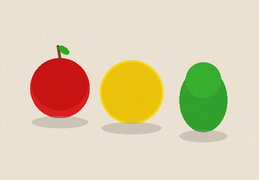
#> input picture sample_images/fruits_color.png, 259 x 180 px, shrunk from 650 x 450 before the run
$ python 06_clustering.py
#> lines starting #> are read from the running program, lines starting #| are printed output that depends on the picture
"""
Modul Praktikum 05 - Bagian 6: Segmentasi Citra Berbasis Clustering
Topik:
1. K-Means Clustering (Crisp / Hard Partitioning)
2. Fuzzy C-Means / FCM (Soft / Fuzzy Partitioning)

Konsep:
"Clustering: Mengelompokkan piksel berdasarkan kedekatan nilai fitur,
seperti algoritma K-Means atau Fuzzy C-Means."
"""

import os
import sys
import time
import cv2
import numpy as np
import matplotlib.pyplot as plt

def run_kmeans_clustering(img_bgr, k=4, max_iter=20):
    """
    K-Means Clustering:
    Mengelompokkan piksel secara tegas (hard clustering) ke dalam K kluster
    berdasarkan jarak Euclidean terdekat pada ruang fitur warna (R, G, B).
    """
    t0 = time.perf_counter()
    h, w = img_bgr.shape[:2]
    pixels = img_bgr.reshape((-1, 3)).astype(np.float32)

    criteria = (cv2.TERM_CRITERIA_EPS + cv2.TERM_CRITERIA_MAX_ITER, max_iter, 0.2)
    ret, labels, centers = cv2.kmeans(pixels, k, None, criteria, 5, cv2.KMEANS_RANDOM_CENTERS)

    centers = np.uint8(centers)
    labels = labels.flatten()
    segmented_pixels = centers[labels]
    segmented_img = segmented_pixels.reshape((h, w, 3))

    elapsed = (time.perf_counter() - t0) * 1000
    return segmented_img, labels.reshape((h, w)), centers, elapsed

def run_fcm_clustering(img_bgr, c=4, m=2.0, max_iter=20, epsilon=0.01):
    """
    Fuzzy C-Means (FCM):
    Mengelompokkan piksel dengan derajat keanggotaan probabilistik (soft clustering),
    di mana u_ij berada dalam rentang [0, 1] dan jumlah keanggotaan tiap piksel = 1.
    """
    t0 = time.perf_counter()
    h, w = img_bgr.shape[:2]
    N = h * w
    pixels_norm = img_bgr.reshape((-1, 3)).astype(np.float32) / 255.0

    np.random.seed(42)
    u = np.random.dirichlet(np.ones(c), size=N).T  # shape: (c, N)

    for _ in range(max_iter):
        u_m = u ** m
        denom = np.sum(u_m, axis=1, keepdims=True) + 1e-8
        centers = (u_m @ pixels_norm) / denom

        diff = pixels_norm[None, :, :] - centers[:, None, :]
        dist = np.linalg.norm(diff, axis=2) + 1e-8

        inv_dist = dist ** (-2.0 / (m - 1.0))
        u_new = inv_dist / (np.sum(inv_dist, axis=0, keepdims=True) + 1e-8)

        if np.linalg.norm(u_new - u) < epsilon:
            break
        u = u_new

    labels = np.argmax(u, axis=0)
    centers_bgr = np.uint8(np.clip(centers * 255.0, 0, 255))
    segmented_pixels = centers_bgr[labels]
    segmented_img = segmented_pixels.reshape((h, w, 3))

    # Peta Ambiguitas Batas (1 - max membership)
    max_u = np.max(u, axis=0).reshape((h, w))
    uncert = np.uint8(np.clip((1.0 - max_u) * c * 255.0, 0, 255))
    uncertainty_map = cv2.applyColorMap(uncert, cv2.COLORMAP_JET)

    elapsed = (time.perf_counter() - t0) * 1000
    return segmented_img, labels.reshape((h, w)), centers_bgr, elapsed, uncertainty_map

def main():
    base_dir = os.path.dirname(os.path.abspath(__file__))
    sample_img_path = os.path.join(base_dir, "sample_images", "fruits_color.png")
    if len(sys.argv) > 1 and os.path.exists(sys.argv[1]):
        sample_img_path = sys.argv[1]

    if not os.path.exists(sample_img_path):
        sample_img_path = os.path.join(base_dir, "sample_images", "bimodal_coins.png")

    img_bgr = cv2.imread(sample_img_path)
#> img_bgr is the input picture: shape (180, 259, 3); mean B, G, R 174, 205.8, 221
    if img_bgr is None:
        print(f"[ERROR] Gagal memuat citra dari {sample_img_path}")
        return

    output_dir = os.path.join(base_dir, "output")
    os.makedirs(output_dir, exist_ok=True)

    k_clusters = 4
    print("\n" + "=" * 80)
    print("  EKSPERIMEN SEGMENTASI CITRA BERBASIS CLUSTERING (PRAKTIKUM 05)")
    print("=" * 80)
    print(f"Citra Uji      : {sample_img_path}")
    print(f"Jumlah Kluster : K = {k_clusters}")

    # 1. Jalankan K-Means
    km_img, km_labels, km_centers, km_time = run_kmeans_clustering(img_bgr, k=k_clusters)
#> in run_kmeans_clustering, `ret, labels, centers = cv2.kmeans(pixels, k, None, criteria, 5, cv2.KM..`: ret = 8256855.8; centers = [[12.49, 196.2, 235.2], [208.1, 223.2, 233.2], [22.59, 23.13, 202.3], [45.95, 165.6, 53]]
#> in run_kmeans_clustering, `centers = np.uint8(centers)`: centers = [[12, 196, 235], [208, 223, 233], [22, 23, 202], [45, 165, 53]]
#> in run_kmeans_clustering, `segmented_img = segmented_pixels.reshape((h, w, 3))`:
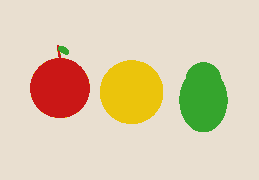
#> segmented_img: shape (180, 259, 3); mean of channels 0, 1, 2 173.8, 205.6, 220.8; drawn as B, G, R
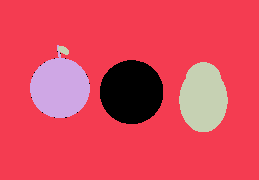
#> km_labels: shape (180, 259) int32; 4 distinct labels, from 0 to 3; one colour per label, 0 black
#> km_centers has the same summary as centers in run_kmeans_clustering; km_time = 53.72
    print(f"[K-Means] Selesai dalam {km_time:.2f} ms")
#| [K-Means] Selesai dalam 53.72 ms

    # 2. Jalankan Fuzzy C-Means (FCM)
    fcm_img, fcm_labels, fcm_centers, fcm_time, fcm_uncert = run_fcm_clustering(img_bgr, c=k_clusters, m=2.0)
#> the loop in run_fcm_clustering, `for _ in range(max_iter):` made 16 passes
#> denom on passes 2 to 13: [2993.6, 2718.2, 2937.9, 3012.8], [3212.5, 2273, 2984.8, 3274.7], [3925.4, 1379.5, 2957.7, 4237.3], [5180.1, 1544.7, 1875.3, 7228.8], [3821.9, 2826.1, 1027.5, 15902.5], [944.4, 2523.3, 723.9, 29444.1], [1370.4, 1746.6, 1205.3, 35753.7], [1406.7, 1842.3, 1505.3, 36052.7], [1319.9, 2477, 1793.3, 36099.8], [1236.1, 2808.1, 2160.7, 36162.2], [1044.1, 2853.2, 2496.3, 36337.2], [1063.6, 2801.8, 2614.2, 36762.9]
#> in run_fcm_clustering, `centers_bgr = np.uint8(np.clip(centers * 255.0, 0, 255))`: centers_bgr = [[11, 196, 235], [21, 21, 202], [45, 165, 52], [208, 223, 233]]
#> in run_fcm_clustering, `max_u = np.max(u, axis=0).reshape((h, w))`:
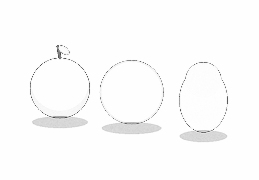
#> max_u: shape (180, 259) float64; min 0.29, max 1, mean 0.989
#> in run_fcm_clustering, `uncert = np.uint8(np.clip((1.0 - max_u) * c * 255.0, 0, 255))`:
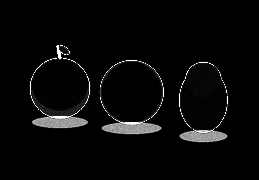
#> uncert: shape (180, 259); min 0, max 255, mean 8.8
#> in run_fcm_clustering, `uncertainty_map = cv2.applyColorMap(uncert, cv2.COLORMAP_JET)`:
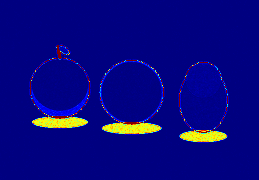
#> uncertainty_map: shape (180, 259, 3); mean B, G, R 128.4, 8.1, 8.5
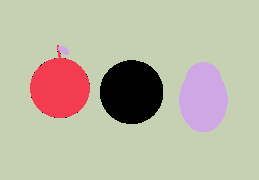
#> fcm_labels: shape (180, 259) int64; 4 distinct labels, from 0 to 3; one colour per label, 0 black
#> fcm_centers has the same summary as centers_bgr in run_fcm_clustering; fcm_time = 220
    print(f"[FCM]     Selesai dalam {fcm_time:.2f} ms")
#| [FCM]     Selesai dalam 220.03 ms

    # Cetak tabel perbandingan
    print("\n" + "-" * 105)
    print(f"{'Metode':<22} | {'Tipe Partisi':<18} | {'Waktu (ms)':<11} | {'Karakteristik & Kelebihan'}")
    print("-" * 105)
    print(f"{'K-Means Clustering':<22} | {'Hard / Crisp':<18} | {km_time:<11.2f} | {'Partisi tegas, konvergensi cepat, batas kaku'}")
#| K-Means Clustering     | Hard / Crisp       | 53.72       | Partisi tegas, konvergensi cepat, batas kaku
    print(f"{'Fuzzy C-Means (FCM)':<22} | {'Soft / Fuzzy':<18} | {fcm_time:<11.2f} | {'Derajat keanggotaan kontinu u_ij, luwes pd batas kabur'}")
#| Fuzzy C-Means (FCM)    | Soft / Fuzzy       | 220.03      | Derajat keanggotaan kontinu u_ij, luwes pd batas kabur
    print("-" * 105 + "\n")

    # Visualisasi Matplotlib
    plt.figure(figsize=(15, 10))

    # Citra Asli
    plt.subplot(2, 2, 1)
    plt.imshow(cv2.cvtColor(img_bgr, cv2.COLOR_BGR2RGB))
    plt.title("Citra Asli (RGB Masukan)", fontsize=12, fontweight='bold')
    plt.axis('off')

    # Hasil K-Means
    plt.subplot(2, 2, 2)
    plt.imshow(cv2.cvtColor(km_img, cv2.COLOR_BGR2RGB))
    plt.title(f"Segmentasi K-Means (K={k_clusters})\n[{km_time:.2f} ms]", fontsize=12, fontweight='bold')
    plt.axis('off')

    # Hasil Fuzzy C-Means
    plt.subplot(2, 2, 3)
    plt.imshow(cv2.cvtColor(fcm_img, cv2.COLOR_BGR2RGB))
    plt.title(f"Segmentasi Fuzzy C-Means / FCM (C={k_clusters}, m=2.0)\n[{fcm_time:.2f} ms]", fontsize=12, fontweight='bold')
    plt.axis('off')

    # Peta Ketidakpastian FCM
    plt.subplot(2, 2, 4)
    plt.imshow(cv2.cvtColor(fcm_uncert, cv2.COLOR_BGR2RGB))
    plt.title("Peta Ketidakpastian Batas FCM (Heatmap Jet)\n[Warna Panas = Piksel Transisi Ambigu]", fontsize=12, fontweight='bold')
    plt.axis('off')

    plt.tight_layout()
    save_path = os.path.join(output_dir, "06_clustering_comparison.png")
    plt.savefig(save_path, dpi=180, bbox_inches='tight')
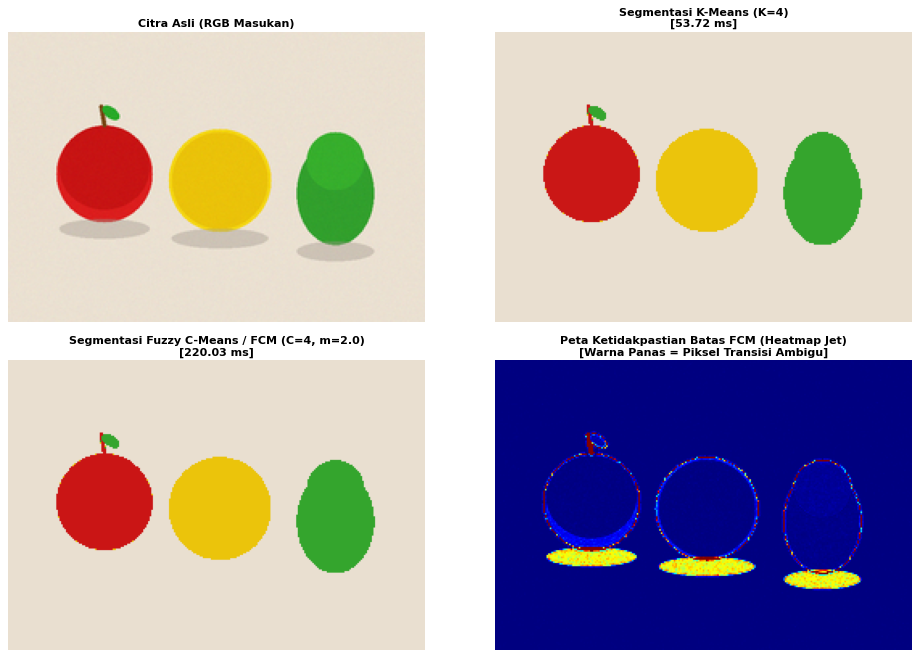
#> figure drawn by matplotlib, 4 panels
    plt.close()
    print(f"[OK] Plot perbandingan clustering disimpan di: {save_path}\n")

if __name__ == "__main__":
    main()
